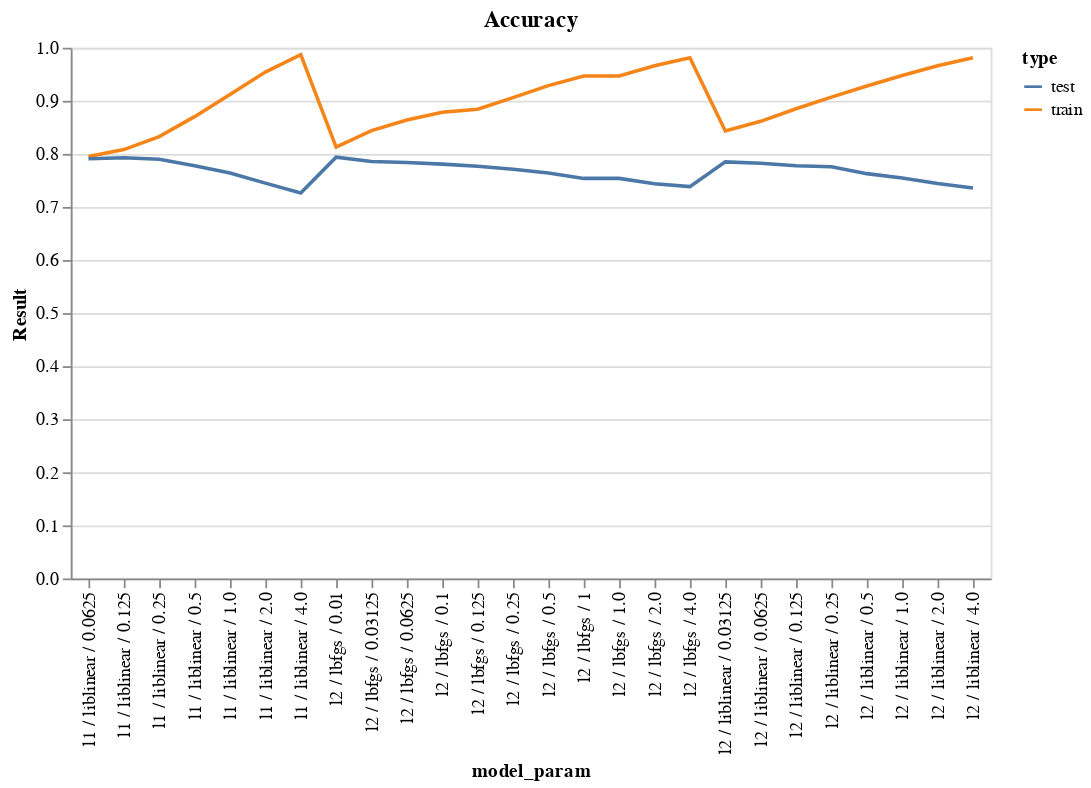

Notebook code for this chart:
### Code cell
### look at the raw "messy" data
df = csv_data.copy()
df = df[df.Score=='Accuracy']

chart = alt.Chart(df).mark_line().encode(
    x = 'model_param:O',
    y = 'Result:Q',
    color = 'type:N',
    tooltip = 'Result',

).properties(
    title = 'Accuracy'
)
chart

### Figure 1 — Vega-Lite specification as saved in the notebook (floating-point values rounded to 4 significant figures)
{"config": {"view": {"continuousWidth": 400, "continuousHeight": 300}}, "data": {"name": "data-97d916a76e9f4476141caf7e45192283"}, "mark": "line", "encoding": {"color": {"field": "type", "type": "nominal"}, "tooltip": {"field": "Result", "type": "quantitative"}, "x": {"field": "model_param", "type": "ordinal"}, "y": {"field": "Result", "type": "quantitative"}}, "title": "Accuracy", "$schema": "https://vega.github.io/schema/vega-lite/v4.17.0.json", "datasets": {"data-97d916a76e9f4476141caf7e45192283": [{"Result": 0.8432, "model_param": "l2 / liblinear / 0.03125", "Score": "Accuracy", "type": "train", "C": 0.03125, "penalty": "l2", "solver": "liblinear"}, {"Result": 0.8439, "model_param": "l2 / lbfgs / 0.03125", "Score": "Accuracy", "type": "train", "C": 0.03125, "penalty": "l2", "solver": "lbfgs"}, {"Result": 0.7953, "model_param": "l1 / liblinear / 0.0625", "Score": "Accuracy", "type": "train", "C": 0.0625, "penalty": "l1", "solver": "liblinear"}, {"Result": 0.8614, "model_param": "l2 / liblinear / 0.0625", "Score": "Accuracy", "type": "train", "C": 0.0625, "penalty": "l2", "solver": "liblinear"}, {"Result": 0.8639, "model_param": "l2 / lbfgs / 0.0625", "Score": "Accuracy", "type": "train", "C": 0.0625, "penalty": "l2", "solver": "lbfgs"}, {"Result": 0.8081, "model_param": "l1 / liblinear / 0.125", "Score": "Accuracy", "type": "train", "C": 0.125, "penalty": "l1", "solver": "liblinear"}, {"Result": 0.8852, "model_param": "l2 / liblinear / 0.125", "Score": "Accuracy", "type": "train", "C": 0.125, "penalty": "l2", "solver": "liblinear"}, {"Result": 0.8841, "model_param": "l2 / lbfgs / 0.125", "Score": "Accuracy", "type": "train", "C": 0.125, "penalty": "l2", "solver": "lbfgs"}, {"Result": 0.8326, "model_param": "l1 / liblinear / 0.25", "Score": "Accuracy", "type": "train", "C": 0.25, "penalty": "l1", "solver": "liblinear"}, {"Result": 0.907, "model_param": "l2 / liblinear / 0.25", "Score": "Accuracy", "type": "train", "C": 0.25, "penalty": "l2", "solver": "liblinear"}, {"Result": 0.9061, "model_param": "l2 / lbfgs / 0.25", "Score": "Accuracy", "type": "train", "C": 0.25, "penalty": "l2", "solver": "lbfgs"}, {"Result": 0.8702, "model_param": "l1 / liblinear / 0.5", "Score": "Accuracy", "type": "train", "C": 0.5, "penalty": "l1", "solver": "liblinear"}, {"Result": 0.9279, "model_param": "l2 / liblinear / 0.5", "Score": "Accuracy", "type": "train", "C": 0.5, "penalty": "l2", "solver": "liblinear"}, {"Result": 0.9288, "model_param": "l2 / lbfgs / 0.5", "Score": "Accuracy", "type": "train", "C": 0.5, "penalty": "l2", "solver": "lbfgs"}, {"Result": 0.9119, "model_param": "l1 / liblinear / 1.0", "Score": "Accuracy", "type": "train", "C": 1.0, "penalty": "l1", "solver": "liblinear"}, {"Result": 0.9477, "model_param": "l2 / liblinear / 1.0", "Score": "Accuracy", "type": "train", "C": 1.0, "penalty": "l2", "solver": "liblinear"}, {"Result": 0.9468, "model_param": "l2 / lbfgs / 1.0", "Score": "Accuracy", "type": "train", "C": 1.0, "penalty": "l2", "solver": "lbfgs"}, {"Result": 0.9542, "model_param": "l1 / liblinear / 2.0", "Score": "Accuracy", "type": "train", "C": 2.0, "penalty": "l1", "solver": "liblinear"}, {"Result": 0.9661, "model_param": "l2 / liblinear / 2.0", "Score": "Accuracy", "type": "train", "C": 2.0, "penalty": "l2", "solver": "liblinear"}, {"Result": 0.9661, "model_param": "l2 / lbfgs / 2.0", "Score": "Accuracy", "type": "train", "C": 2.0, "penalty": "l2", "solver": "lbfgs"}, {"Result": 0.9872, "model_param": "l1 / liblinear / 4.0", "Score": "Accuracy", "type": "train", "C": 4.0, "penalty": "l1", "solver": "liblinear"}, {"Result": 0.9813, "model_param": "l2 / liblinear / 4.0", "Score": "Accuracy", "type": "train", "C": 4.0, "penalty": "l2", "solver": "liblinear"}, {"Result": 0.9813, "model_param": "l2 / lbfgs / 4.0", "Score": "Accuracy", "type": "train", "C": 4.0, "penalty": "l2", "solver": "lbfgs"}, {"Result": 0.8129, "model_param": "l2 / lbfgs / 0.01", "Score": "Accuracy", "type": "train", "C": 0.01, "penalty": "l2", "solver": "lbfgs"}, {"Result": 0.8786, "model_param": "l2 / lbfgs / 0.1", "Score": "Accuracy", "type": "train", "C": 0.1, "penalty": "l2", "solver": "lbfgs"}, {"Result": 0.9468, "model_param": "l2 / lbfgs / 1", "Score": "Accuracy", "type": "train", "C": 1.0, "penalty": "l2", "solver": "lbfgs"}, {"Result": 0.7849, "model_param": "l2 / liblinear / 0.03125", "Score": "Accuracy", "type": "test", "C": 0.03125, "penalty": "l2", "solver": "liblinear"}, {"Result": 0.7855, "model_param": "l2 / lbfgs / 0.03125", "Score": "Accuracy", "type": "test", "C": 0.03125, "penalty": "l2", "solver": "lbfgs"}, {"Result": 0.7909, "model_param": "l1 / liblinear / 0.0625", "Score": "Accuracy", "type": "test", "C": 0.0625, "penalty": "l1", "solver": "liblinear"}, {"Result": 0.7826, "model_param": "l2 / liblinear / 0.0625", "Score": "Accuracy", "type": "test", "C": 0.0625, "penalty": "l2", "solver": "liblinear"}, {"Result": 0.7837, "model_param": "l2 / lbfgs / 0.0625", "Score": "Accuracy", "type": "test", "C": 0.0625, "penalty": "l2", "solver": "lbfgs"}, {"Result": 0.7927, "model_param": "l1 / liblinear / 0.125", "Score": "Accuracy", "type": "test", "C": 0.125, "penalty": "l1", "solver": "liblinear"}, {"Result": 0.7778, "model_param": "l2 / liblinear / 0.125", "Score": "Accuracy", "type": "test", "C": 0.125, "penalty": "l2", "solver": "liblinear"}, {"Result": 0.7766, "model_param": "l2 / lbfgs / 0.125", "Score": "Accuracy", "type": "test", "C": 0.125, "penalty": "l2", "solver": "lbfgs"}, {"Result": 0.7897, "model_param": "l1 / liblinear / 0.25", "Score": "Accuracy", "type": "test", "C": 0.25, "penalty": "l1", "solver": "liblinear"}, {"Result": 0.776, "model_param": "l2 / liblinear / 0.25", "Score": "Accuracy", "type": "test", "C": 0.25, "penalty": "l2", "solver": "liblinear"}, {"Result": 0.7712, "model_param": "l2 / lbfgs / 0.25", "Score": "Accuracy", "type": "test", "C": 0.25, "penalty": "l2", "solver": "lbfgs"}, {"Result": 0.7778, "model_param": "l1 / liblinear / 0.5", "Score": "Accuracy", "type": "test", "C": 0.5, "penalty": "l1", "solver": "liblinear"}, {"Result": 0.7628, "model_param": "l2 / liblinear / 0.5", "Score": "Accuracy", "type": "test", "C": 0.5, "penalty": "l2", "solver": "liblinear"}, {"Result": 0.764, "model_param": "l2 / lbfgs / 0.5", "Score": "Accuracy", "type": "test", "C": 0.5, "penalty": "l2", "solver": "lbfgs"}, {"Result": 0.764, "model_param": "l1 / liblinear / 1.0", "Score": "Accuracy", "type": "test", "C": 1.0, "penalty": "l1", "solver": "liblinear"}, {"Result": 0.7545, "model_param": "l2 / liblinear / 1.0", "Score": "Accuracy", "type": "test", "C": 1.0, "penalty": "l2", "solver": "liblinear"}, {"Result": 0.7539, "model_param": "l2 / lbfgs / 1.0", "Score": "Accuracy", "type": "test", "C": 1.0, "penalty": "l2", "solver": "lbfgs"}, {"Result": 0.7449, "model_param": "l1 / liblinear / 2.0", "Score": "Accuracy", "type": "test", "C": 2.0, "penalty": "l1", "solver": "liblinear"}, {"Result": 0.7443, "model_param": "l2 / liblinear / 2.0", "Score": "Accuracy", "type": "test", "C": 2.0, "penalty": "l2", "solver": "liblinear"}, {"Result": 0.7437, "model_param": "l2 / lbfgs / 2.0", "Score": "Accuracy", "type": "test", "C": 2.0, "penalty": "l2", "solver": "lbfgs"}, {"Result": 0.7264, "model_param": "l1 / liblinear / 4.0", "Score": "Accuracy", "type": "test", "C": 4.0, "penalty": "l1", "solver": "liblinear"}, {"Result": 0.736, "model_param": "l2 / liblinear / 4.0", "Score": "Accuracy", "type": "test", "C": 4.0, "penalty": "l2", "solver": "liblinear"}, {"Result": 0.7383, "model_param": "l2 / lbfgs / 4.0", "Score": "Accuracy", "type": "test", "C": 4.0, "penalty": "l2", "solver": "lbfgs"}, {"Result": 0.7939, "model_param": "l2 / lbfgs / 0.01", "Score": "Accuracy", "type": "test", "C": 0.01, "penalty": "l2", "solver": "lbfgs"}, {"Result": 0.7808, "model_param": "l2 / lbfgs / 0.1", "Score": "Accuracy", "type": "test", "C": 0.1, "penalty": "l2", "solver": "lbfgs"}, {"Result": 0.7539, "model_param": "l2 / lbfgs / 1", "Score": "Accuracy", "type": "test", "C": 1.0, "penalty": "l2", "solver": "lbfgs"}]}}
